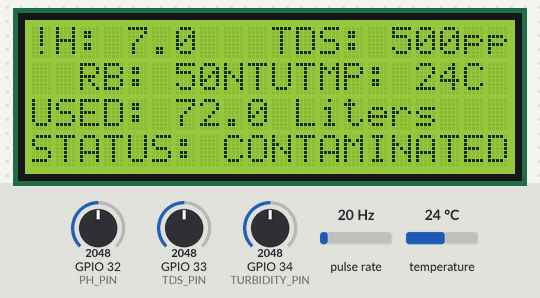
Bench run of a sketch on a simulated ESP32. On the bench: 20×4 character LCD. Wiring (inferred from the names in the program): pulse sensor: data GPIO 23. The test bench sets the inputs (shaded band); at power-on: GPIO 34 (TURBIDITY_PIN) = 2048, GPIO 33 (TDS_PIN) = 2048, pulse rate 20 Hz, GPIO 32 (PH_PIN) = 2048, temperature 24 °C.

Above: at 3.68 s.
3.9 s: GPIO 34 (TURBIDITY_PIN) set to 3681
At 5.68 s:
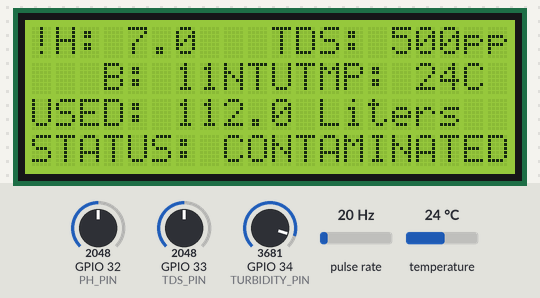
6.6 s: GPIO 34 (TURBIDITY_PIN) set to 3770
At 7.7 s:
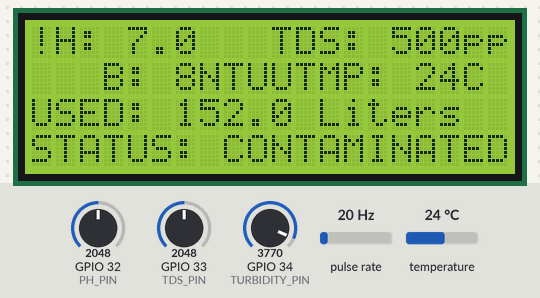
8.4 s: GPIO 33 (TDS_PIN) set to 437
At 9.7 s:
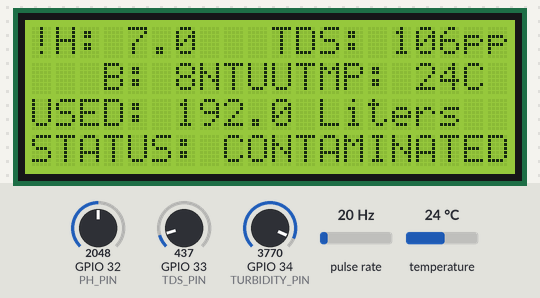
10.3 s: GPIO 33 (TDS_PIN) set to 386
At 11.7 s:
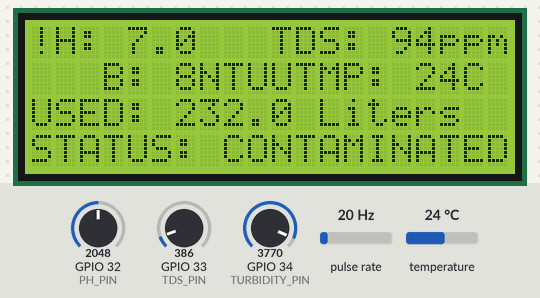
12.4 s: pulse rate (sensor on GPIO 23) set to 196 Hz
At 13.58 s:
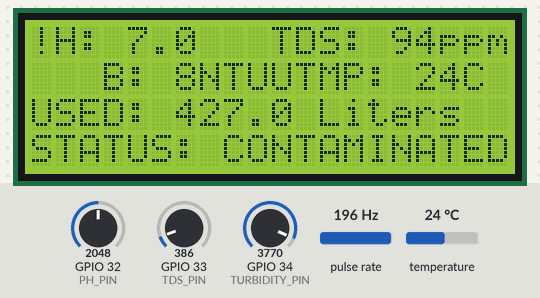
16.4 s: GPIO 33 (TDS_PIN) set to 540
At 17.65 s:
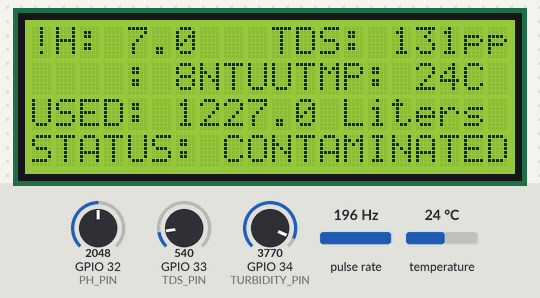

The sketch:

water_monitering_system.ino
```cpp
#include <Wire.h>
#include <LiquidCrystal_I2C.h>
#include <OneWire.h>
#include <DallasTemperature.h>

// 20x4 LCD ka address aur size set karein
LiquidCrystal_I2C lcd(0x27, 20, 4);

// Pins Configuration (constexpr compiler issue fix karne ke liye)
constexpr int PH_PIN = 32;
constexpr int TDS_PIN = 33;
constexpr int TURBIDITY_PIN = 34;
constexpr int TEMP_PIN = 4;   // DS18B20 Data Pin
constexpr int FLOW_PIN = 23;  // Button / Flow Sensor Pin

// DS18B20 Setup
OneWire oneWire(TEMP_PIN);
DallasTemperature sensors(&oneWire);

// Global Variables
volatile int pulseCount = 0;
float totalLiters = 0.0;
unsigned long oldTime = 0;
bool buttonStateChanged = false; // Instant update check flag

// Interrupt Function (1 click = 1 Liter)
void IRAM_ATTR pulseCounter() {
  pulseCount++;
  buttonStateChanged = true; // Interrupt trigger hote hi flag true hoga
}

void setup() {
  // Pins Mode Setup
  pinMode(PH_PIN, INPUT);
  pinMode(TDS_PIN, INPUT);
  pinMode(TURBIDITY_PIN, INPUT);
  pinMode(FLOW_PIN, INPUT_PULLUP); // GND ke sath button lagayein

  // Interrupt Setup (Foran trigger hone ke liye)
  attachInterrupt(digitalPinToInterrupt(FLOW_PIN), pulseCounter, FALLING);

  // DS18B20 Sensor Initialize aur Non-Blocking Mode Setup
  sensors.begin();
  sensors.setWaitForConversion(false);
  sensors.requestTemperatures();

  // LCD Screen Initialize
  lcd.init();
  lcd.backlight();

  // Welcome Screen
  lcd.setCursor(2, 1);
  lcd.print("SMART WATER SYSTEM");
  lcd.setCursor(4, 2);
  lcd.print("ONLINE READY");
  delay(2500);
  lcd.clear();
}

void loop() {
  // --- INSTANT UPDATE ON BUTTON PRESS ---
  // Agar button press hua hai toh 1 second ke delay ka wait nahi karega, foran add karega
  if (buttonStateChanged) {
    noInterrupts();
    int currentPulses = pulseCount;
    pulseCount = 0;
    buttonStateChanged = false; // Reset flag
    interrupts();

    totalLiters += (float)currentPulses; // 1 Pulse = 1 Liter add ho gaya

    // Screen par Liter value ko foran bina delay ke update karein
    lcd.setCursor(0, 2);
    lcd.print("USED: "); lcd.print(totalLiters, 1); lcd.print(" Liters     ");
  }

  // --- STANDARD 1-SECOND SENSOR REFRESH ---
  if ((millis() - oldTime) > 1000) {
    oldTime = millis();

    // Read Analog Sensors (0-4095 mapping)
    float phValue = map(analogRead(PH_PIN), 0, 4095, 0, 14);
    float tdsValue = map(analogRead(TDS_PIN), 0, 4095, 0, 1000);
    float turbidityNTU = map(analogRead(TURBIDITY_PIN), 0, 4095, 100, 0);

    // Read DS18B20 Temperature without blocking
    float temperatureC = sensors.getTempCByIndex(0);
    sensors.requestTemperatures();

    // Error check
    if (temperatureC == DEVICE_DISCONNECTED_C || temperatureC < -50) {
      temperatureC = 0.0;
    }

    // Contamination / Safety Logic
    String statusMsg = "SAFE";
    if (phValue < 6.5 || phValue > 8.5 || tdsValue > 500 || turbidityNTU > 5) {
      statusMsg = "CONTAMINATED!";
    }

    // --- 20x4 LCD DASHBOARD DISPLAY ---
    // Line 1: pH aur TDS
    lcd.setCursor(0, 0);
    lcd.print("pH: "); lcd.print(phValue, 1);
    lcd.setCursor(10, 0);
    lcd.print("TDS: "); lcd.print((int)tdsValue); lcd.print("ppm ");

    // Line 2: Turbidity aur Temperature
    lcd.setCursor(0, 1);
    lcd.print("TURB: "); lcd.print((int)turbidityNTU); lcd.print("NTU");
    lcd.setCursor(11, 1);
    lcd.print("TMP: "); lcd.print((int)temperatureC, 1); lcd.print("C ");

    // Line 3: Total Water Used (Backup update)
    lcd.setCursor(0, 2);
    lcd.print("USED: "); lcd.print(totalLiters, 1); lcd.print(" Liters     ");

    // Line 4: System Status Message
    lcd.setCursor(0, 3);
    lcd.print("STATUS: ");
    lcd.setCursor(8, 3);
    lcd.print("____________");
    lcd.setCursor(8, 3);
    lcd.print(statusMsg);
  }
}
```

Measured:
- the behaviour switches between 3726 and 3727 on GPIO 34 (TURBIDITY_PIN) (found by bisection; images 1 and 2)
- the behaviour switches between 410 and 409 on GPIO 33 (TDS_PIN) (found by bisection; images 3 and 4)
- after the input at 6.6 s, the display: first changes after 0.18 s (image 2 shows a later state)
- after the input at 10.3 s, the display: first differs from a run without the input after 0.53 s (image 4 shows a later state)
- after the input at 16.4 s, the display: first differs from a run without the input after 0.43 s (image 6 shows a later state)
